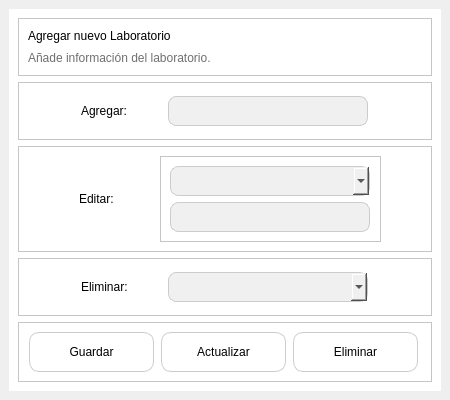
<?xml version="1.0" encoding="UTF-8"?>
<ui version="4.0">
 <class>MainWindow</class>
 <widget class="QMainWindow" name="MainWindow">
  <property name="geometry">
   <rect>
    <x>0</x>
    <y>0</y>
    <width>450</width>
    <height>400</height>
   </rect>
  </property>
  <property name="sizePolicy">
   <sizepolicy hsizetype="MinimumExpanding" vsizetype="MinimumExpanding">
    <horstretch>0</horstretch>
    <verstretch>0</verstretch>
   </sizepolicy>
  </property>
  <property name="windowTitle">
   <string>MainWindow</string>
  </property>
  <widget class="QWidget" name="centralwidget">
   <layout class="QVBoxLayout" name="verticalLayout">
    <item>
     <widget class="QStackedWidget" name="stackedWidget">
      <property name="styleSheet">
       <string notr="true">background-color: rgb(255, 255, 255);</string>
      </property>
      <property name="currentIndex">
       <number>0</number>
      </property>
      <widget class="QWidget" name="page_descuentos_aplicados">
       <layout class="QVBoxLayout" name="verticalLayout_2">
        <item>
         <widget class="QFrame" name="frame_2">
          <property name="minimumSize">
           <size>
            <width>350</width>
            <height>0</height>
           </size>
          </property>
          <property name="maximumSize">
           <size>
            <width>650</width>
            <height>16777215</height>
           </size>
          </property>
          <property name="frameShape">
           <enum>QFrame::StyledPanel</enum>
          </property>
          <property name="frameShadow">
           <enum>QFrame::Raised</enum>
          </property>
          <layout class="QVBoxLayout" name="verticalLayout_3">
           <item>
            <widget class="QLabel" name="label_11">
             <property name="styleSheet">
              <string notr="true">color: rgb(0, 0, 0);
font: bold 12pt &quot;Nunito&quot;;</string>
             </property>
             <property name="text">
              <string>Agregar nuevo Laboratorio</string>
             </property>
            </widget>
           </item>
           <item>
            <widget class="QLabel" name="label_12">
             <property name="maximumSize">
              <size>
               <width>16777215</width>
               <height>55</height>
              </size>
             </property>
             <property name="styleSheet">
              <string notr="true">color: rgb(111, 111, 111);
font: bold 7pt &quot;Nunito&quot;;</string>
             </property>
             <property name="text">
              <string>Añade información del laboratorio.</string>
             </property>
            </widget>
           </item>
          </layout>
         </widget>
        </item>
        <item>
         <widget class="QFrame" name="frame_6">
          <property name="minimumSize">
           <size>
            <width>225</width>
            <height>0</height>
           </size>
          </property>
          <property name="frameShape">
           <enum>QFrame::StyledPanel</enum>
          </property>
          <property name="frameShadow">
           <enum>QFrame::Raised</enum>
          </property>
          <layout class="QHBoxLayout" name="horizontalLayout_2">
           <property name="spacing">
            <number>0</number>
           </property>
           <property name="leftMargin">
            <number>50</number>
           </property>
           <property name="topMargin">
            <number>0</number>
           </property>
           <property name="rightMargin">
            <number>50</number>
           </property>
           <property name="bottomMargin">
            <number>0</number>
           </property>
           <item>
            <widget class="QLabel" name="label_13">
             <property name="minimumSize">
              <size>
               <width>75</width>
               <height>0</height>
              </size>
             </property>
             <property name="maximumSize">
              <size>
               <width>75</width>
               <height>16777215</height>
              </size>
             </property>
             <property name="styleSheet">
              <string notr="true">color: rgb(0, 0, 0);
font: bold 9pt &quot;Nunito&quot;;</string>
             </property>
             <property name="text">
              <string>Agregar:</string>
             </property>
            </widget>
           </item>
           <item>
            <widget class="QLineEdit" name="le_agNombreMedicamento">
             <property name="minimumSize">
              <size>
               <width>15</width>
               <height>0</height>
              </size>
             </property>
             <property name="maximumSize">
              <size>
               <width>200</width>
               <height>16777215</height>
              </size>
             </property>
             <property name="styleSheet">
              <string notr="true">QLineEdit {
    background-color: #f0f0f0; /* Color de fondo deseado */
    border: 1px solid #ccc; /* Color del borde deseado */
    padding: 5px; /* Espacio alrededor del texto */
    color: rgb(0, 0, 0); /* Color del texto deseado */
  	font: 9pt &quot;Nunito&quot;; /* Fuente deseada */
    font-size: 14px; /* Tamaño de fuente deseado */
    border-radius: 8px; /* Redondear las esquinas */
}
</string>
             </property>
             <property name="text">
              <string/>
             </property>
            </widget>
           </item>
          </layout>
         </widget>
        </item>
        <item>
         <widget class="QFrame" name="frame_12">
          <property name="frameShape">
           <enum>QFrame::StyledPanel</enum>
          </property>
          <property name="frameShadow">
           <enum>QFrame::Raised</enum>
          </property>
          <layout class="QHBoxLayout" name="horizontalLayout_6">
           <property name="leftMargin">
            <number>60</number>
           </property>
           <property name="rightMargin">
            <number>50</number>
           </property>
           <item>
            <widget class="QLabel" name="label_19">
             <property name="minimumSize">
              <size>
               <width>75</width>
               <height>0</height>
              </size>
             </property>
             <property name="maximumSize">
              <size>
               <width>75</width>
               <height>16777215</height>
              </size>
             </property>
             <property name="styleSheet">
              <string notr="true">color: rgb(0, 0, 0);
font: bold 9pt &quot;Nunito&quot;;</string>
             </property>
             <property name="text">
              <string>Editar:</string>
             </property>
            </widget>
           </item>
           <item>
            <widget class="QFrame" name="frame_10">
             <property name="frameShape">
              <enum>QFrame::StyledPanel</enum>
             </property>
             <property name="frameShadow">
              <enum>QFrame::Raised</enum>
             </property>
             <layout class="QVBoxLayout" name="verticalLayout_4">
              <item>
               <widget class="QComboBox" name="cbox_agPresentacion_2">
                <property name="minimumSize">
                 <size>
                  <width>200</width>
                  <height>0</height>
                 </size>
                </property>
                <property name="maximumSize">
                 <size>
                  <width>200</width>
                  <height>16777215</height>
                 </size>
                </property>
                <property name="styleSheet">
                 <string notr="true">QComboBox {
    background-color: #f0f0f0; /* Color de fondo deseado */
    border: 1px solid #ccc; /* Color del borde deseado */
    padding: 5px; /* Espacio alrededor del texto */
    color: rgb(0, 0, 0); /* Color del texto deseado */
  	font: 9pt &quot;Nunito&quot;; /* Fuente deseada */
    font-size: 14px; /* Tamaño de fuente deseado */
    border-radius: 8px; /* Redondear las esquinas */
}
</string>
                </property>
               </widget>
              </item>
              <item>
               <widget class="QLineEdit" name="lineEdit">
                <property name="minimumSize">
                 <size>
                  <width>200</width>
                  <height>0</height>
                 </size>
                </property>
                <property name="maximumSize">
                 <size>
                  <width>200</width>
                  <height>16777215</height>
                 </size>
                </property>
                <property name="styleSheet">
                 <string notr="true">QLineEdit {
    background-color: #f0f0f0; /* Color de fondo deseado */
    border: 1px solid #ccc; /* Color del borde deseado */
    padding: 5px; /* Espacio alrededor del texto */
    color: rgb(0, 0, 0); /* Color del texto deseado */
  	font: 9pt &quot;Nunito&quot;; /* Fuente deseada */
    font-size: 14px; /* Tamaño de fuente deseado */
    border-radius: 8px; /* Redondear las esquinas */
}
</string>
                </property>
               </widget>
              </item>
             </layout>
            </widget>
           </item>
          </layout>
         </widget>
        </item>
        <item>
         <widget class="QFrame" name="frame_9">
          <property name="minimumSize">
           <size>
            <width>225</width>
            <height>0</height>
           </size>
          </property>
          <property name="frameShape">
           <enum>QFrame::StyledPanel</enum>
          </property>
          <property name="frameShadow">
           <enum>QFrame::Raised</enum>
          </property>
          <layout class="QHBoxLayout" name="horizontalLayout_9">
           <property name="spacing">
            <number>0</number>
           </property>
           <property name="leftMargin">
            <number>50</number>
           </property>
           <property name="topMargin">
            <number>0</number>
           </property>
           <property name="rightMargin">
            <number>50</number>
           </property>
           <property name="bottomMargin">
            <number>0</number>
           </property>
           <item>
            <widget class="QLabel" name="label">
             <property name="minimumSize">
              <size>
               <width>75</width>
               <height>0</height>
              </size>
             </property>
             <property name="maximumSize">
              <size>
               <width>75</width>
               <height>16777215</height>
              </size>
             </property>
             <property name="styleSheet">
              <string notr="true">color: rgb(0, 0, 0);
font: bold 9pt &quot;Nunito&quot;;</string>
             </property>
             <property name="text">
              <string>Eliminar:</string>
             </property>
            </widget>
           </item>
           <item>
            <widget class="QComboBox" name="comboBox">
             <property name="minimumSize">
              <size>
               <width>15</width>
               <height>0</height>
              </size>
             </property>
             <property name="maximumSize">
              <size>
               <width>200</width>
               <height>16777215</height>
              </size>
             </property>
             <property name="styleSheet">
              <string notr="true">QComboBox {
    background-color: #f0f0f0; /* Color de fondo deseado */
    border: 1px solid #ccc; /* Color del borde deseado */
    padding: 5px; /* Espacio alrededor del texto */
    color: rgb(0, 0, 0); /* Color del texto deseado */
  	font: 9pt &quot;Nunito&quot;; /* Fuente deseada */
    font-size: 14px; /* Tamaño de fuente deseado */
    border-radius: 8px; /* Redondear las esquinas */
}
</string>
             </property>
            </widget>
           </item>
          </layout>
         </widget>
        </item>
        <item>
         <widget class="QFrame" name="frame_3">
          <property name="frameShape">
           <enum>QFrame::StyledPanel</enum>
          </property>
          <property name="frameShadow">
           <enum>QFrame::Raised</enum>
          </property>
          <layout class="QHBoxLayout" name="horizontalLayout">
           <item>
            <widget class="QPushButton" name="pushButton_7">
             <property name="minimumSize">
              <size>
               <width>125</width>
               <height>40</height>
              </size>
             </property>
             <property name="maximumSize">
              <size>
               <width>125</width>
               <height>40</height>
              </size>
             </property>
             <property name="styleSheet">
              <string notr="true">QPushButton {
    border: 1px solid #ccc;
    border-radius: 10px;           /* Bordes redondeados con radio de 10 píxeles */
    padding: 5px;
	font: bold 9pt &quot;Nunito&quot;;                  /* Espaciado interno del botón */
}

QPushButton:hover{
font: bold 9pt &quot;Nunito&quot;;
background-color: #f0f0f0; /* Color de fondo deseado */
}
</string>
             </property>
             <property name="text">
              <string>Guardar</string>
             </property>
             <property name="icon">
              <iconset>
               <normaloff>InterfaceImages/lista-de-verificacion (1).png</normaloff>InterfaceImages/lista-de-verificacion (1).png</iconset>
             </property>
            </widget>
           </item>
           <item>
            <widget class="QPushButton" name="pushButton_9">
             <property name="minimumSize">
              <size>
               <width>125</width>
               <height>40</height>
              </size>
             </property>
             <property name="maximumSize">
              <size>
               <width>125</width>
               <height>40</height>
              </size>
             </property>
             <property name="styleSheet">
              <string notr="true">QPushButton {
    border: 1px solid #ccc;
    border-radius: 10px;           /* Bordes redondeados con radio de 10 píxeles */
    padding: 5px;
	font: bold 9pt &quot;Nunito&quot;;                  /* Espaciado interno del botón */
}

QPushButton:hover{
font: bold 9pt &quot;Nunito&quot;;
background-color: #f0f0f0; /* Color de fondo deseado */
}
</string>
             </property>
             <property name="text">
              <string>Actualizar</string>
             </property>
             <property name="icon">
              <iconset>
               <normaloff>InterfaceImages/advertencia.png</normaloff>InterfaceImages/advertencia.png</iconset>
             </property>
            </widget>
           </item>
           <item>
            <widget class="QPushButton" name="pushButton_8">
             <property name="minimumSize">
              <size>
               <width>125</width>
               <height>40</height>
              </size>
             </property>
             <property name="maximumSize">
              <size>
               <width>125</width>
               <height>40</height>
              </size>
             </property>
             <property name="styleSheet">
              <string notr="true">QPushButton {
    border: 1px solid #ccc;
    border-radius: 10px;           /* Bordes redondeados con radio de 10 píxeles */
    padding: 5px;
	font: bold 9pt &quot;Nunito&quot;;                  /* Espaciado interno del botón */
}

QPushButton:hover{
font: bold 9pt &quot;Nunito&quot;;
background-color: #f0f0f0; /* Color de fondo deseado */
}
</string>
             </property>
             <property name="text">
              <string>Eliminar</string>
             </property>
             <property name="icon">
              <iconset>
               <normaloff>InterfaceImages/eliminar.png</normaloff>InterfaceImages/eliminar.png</iconset>
             </property>
            </widget>
           </item>
          </layout>
         </widget>
        </item>
       </layout>
      </widget>
      <widget class="QWidget" name="page_2">
       <layout class="QVBoxLayout" name="verticalLayout_5">
        <item>
         <widget class="QFrame" name="frame_5">
          <property name="maximumSize">
           <size>
            <width>650</width>
            <height>75</height>
           </size>
          </property>
          <property name="frameShape">
           <enum>QFrame::StyledPanel</enum>
          </property>
          <property name="frameShadow">
           <enum>QFrame::Raised</enum>
          </property>
          <layout class="QHBoxLayout" name="horizontalLayout_5">
           <property name="leftMargin">
            <number>50</number>
           </property>
           <property name="rightMargin">
            <number>50</number>
           </property>
           <item>
            <widget class="QLabel" name="label_18">
             <property name="minimumSize">
              <size>
               <width>50</width>
               <height>50</height>
              </size>
             </property>
             <property name="maximumSize">
              <size>
               <width>50</width>
               <height>50</height>
              </size>
             </property>
             <property name="styleSheet">
              <string notr="true">color: rgb(0, 0, 0);
font: bold 10pt &quot;Nunito&quot;;</string>
             </property>
             <property name="text">
              <string/>
             </property>
             <property name="pixmap">
              <pixmap>InterfaceImages/advertencia.png</pixmap>
             </property>
             <property name="scaledContents">
              <bool>true</bool>
             </property>
            </widget>
           </item>
           <item>
            <widget class="QLabel" name="label_17">
             <property name="styleSheet">
              <string notr="true">color: rgb(0, 0, 0);
font: bold 10pt &quot;Nunito&quot;;</string>
             </property>
             <property name="text">
              <string>¡Alerta de seguridad!</string>
             </property>
             <property name="alignment">
              <set>Qt::AlignRight|Qt::AlignTrailing|Qt::AlignVCenter</set>
             </property>
            </widget>
           </item>
          </layout>
         </widget>
        </item>
        <item>
         <widget class="QFrame" name="frame_7">
          <property name="frameShape">
           <enum>QFrame::StyledPanel</enum>
          </property>
          <property name="frameShadow">
           <enum>QFrame::Raised</enum>
          </property>
          <layout class="QHBoxLayout" name="horizontalLayout_4">
           <property name="leftMargin">
            <number>25</number>
           </property>
           <property name="rightMargin">
            <number>25</number>
           </property>
           <item>
            <widget class="QLabel" name="label_15">
             <property name="minimumSize">
              <size>
               <width>100</width>
               <height>0</height>
              </size>
             </property>
             <property name="styleSheet">
              <string notr="true">color: rgb(0, 0, 0);
font: bold 9pt &quot;Nunito&quot;;</string>
             </property>
             <property name="text">
              <string>Contraseña:</string>
             </property>
             <property name="alignment">
              <set>Qt::AlignLeading|Qt::AlignLeft|Qt::AlignVCenter</set>
             </property>
            </widget>
           </item>
           <item>
            <widget class="QLineEdit" name="lineEdit_2">
             <property name="minimumSize">
              <size>
               <width>100</width>
               <height>35</height>
              </size>
             </property>
             <property name="maximumSize">
              <size>
               <width>200</width>
               <height>16777215</height>
              </size>
             </property>
             <property name="styleSheet">
              <string notr="true">QLineEdit {
    background-color: #f0f0f0; /* Color de fondo deseado */
    border: 1px solid #ccc; /* Color del borde deseado */
    padding: 5px; /* Espacio alrededor del texto */
    color: rgb(0, 0, 0); /* Color del texto deseado */
  	font: 9pt &quot;Nunito&quot;; /* Fuente deseada */
    font-size: 14px; /* Tamaño de fuente deseado */
    border-radius: 8px; /* Redondear las esquinas */
}
</string>
             </property>
             <property name="text">
              <string/>
             </property>
             <property name="echoMode">
              <enum>QLineEdit::Password</enum>
             </property>
             <property name="alignment">
              <set>Qt::AlignRight|Qt::AlignTrailing|Qt::AlignVCenter</set>
             </property>
             <property name="placeholderText">
              <string/>
             </property>
            </widget>
           </item>
          </layout>
         </widget>
        </item>
        <item>
         <widget class="QFrame" name="frame_4">
          <property name="maximumSize">
           <size>
            <width>16777215</width>
            <height>75</height>
           </size>
          </property>
          <property name="frameShape">
           <enum>QFrame::StyledPanel</enum>
          </property>
          <property name="frameShadow">
           <enum>QFrame::Raised</enum>
          </property>
          <layout class="QHBoxLayout" name="horizontalLayout_3">
           <item>
            <widget class="QPushButton" name="btn_ingresar">
             <property name="minimumSize">
              <size>
               <width>125</width>
               <height>0</height>
              </size>
             </property>
             <property name="maximumSize">
              <size>
               <width>125</width>
               <height>40</height>
              </size>
             </property>
             <property name="styleSheet">
              <string notr="true">QPushButton {
    border: 1px solid #ccc;
    border-radius: 10px;           /* Bordes redondeados con radio de 10 píxeles */
    padding: 5px;
	font: bold 9pt &quot;Nunito&quot;;                  /* Espaciado interno del botón */
}

QPushButton:hover{
font: bold 9pt &quot;Nunito&quot;;
background-color: #f0f0f0; /* Color de fondo deseado */
}
</string>
             </property>
             <property name="text">
              <string>Ingresar</string>
             </property>
             <property name="icon">
              <iconset>
               <normaloff>InterfaceImages/lista-de-verificacion (1).png</normaloff>InterfaceImages/lista-de-verificacion (1).png</iconset>
             </property>
            </widget>
           </item>
          </layout>
         </widget>
        </item>
       </layout>
      </widget>
     </widget>
    </item>
   </layout>
  </widget>
 </widget>
 <resources/>
 <connections/>
</ui>
